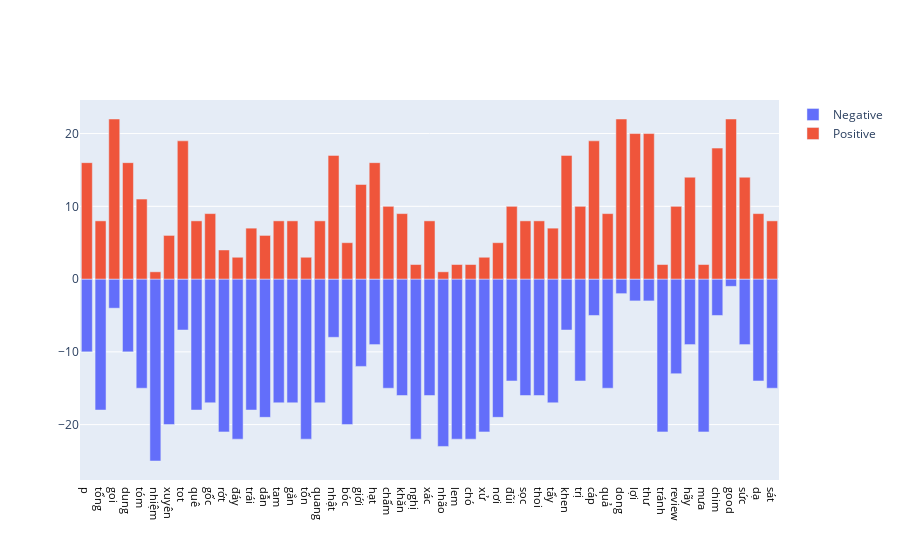

Notebook cell for this chart:
### Markdown cell above
50 từ chồng chéo thuộc đoạn $[800,850]$ trên cả hai class

### Code cell
Detective.barplotTwoDirections(inter_words.loc[800:850, :])

### Figure 1 — Plotly figure (JSON) as saved in the notebook; plotly's stock layout.template omitted (floating-point values rounded to 4 significant figures)
{"data": [{"name": "Negative", "type": "bar", "x": ["p", "tổng", "goi", "dung", "tóm", "nhiệm", "xuyên", "tot", "quê", "gốc", "rớt", "đáy", "trái", "dẫn", "tam", "gắn", "tốn", "quang", "nhật", "bóc", "giới", "hạt", "chấm", "khăn", "nghị", "xác", "nhão", "lem", "chó", "xử", "nơi", "đũi", "sọc", "thoi", "tẩy", "khen", "trị", "cáp", "quả", "dong", "lợi", "thư", "tránh", "review", "hãy", "mưa", "chim", "good", "sức", "dạ", "sát"], "y": [-10, -18, -4, -10, -15, -25, -20, -7, -18, -17, -21, -22, -18, -19, -17, -17, -22, -17, -8, -20, -12, -9, -15, -16, -22, -16, -23, -22, -22, -21, -19, -14, -16, -16, -17, -7, -14, -5, -15, -2, -3, -3, -21, -13, -9, -21, -5, -1, -9, -14, -15]}, {"name": "Positive", "type": "bar", "x": ["p", "tổng", "goi", "dung", "tóm", "nhiệm", "xuyên", "tot", "quê", "gốc", "rớt", "đáy", "trái", "dẫn", "tam", "gắn", "tốn", "quang", "nhật", "bóc", "giới", "hạt", "chấm", "khăn", "nghị", "xác", "nhão", "lem", "chó", "xử", "nơi", "đũi", "sọc", "thoi", "tẩy", "khen", "trị", "cáp", "quả", "dong", "lợi", "thư", "tránh", "review", "hãy", "mưa", "chim", "good", "sức", "dạ", "sát"], "y": [16, 8, 22, 16, 11, 1, 6, 19, 8, 9, 4, 3, 7, 6, 8, 8, 3, 8, 17, 5, 13, 16, 10, 9, 2, 8, 1, 2, 2, 3, 5, 10, 8, 8, 7, 17, 10, 19, 9, 22, 20, 20, 2, 10, 14, 2, 18, 22, 14, 9, 8]}], "layout": {"barmode": "relative", "xaxis": {"tickfont": {"color": "black", "size": 11}}}}
